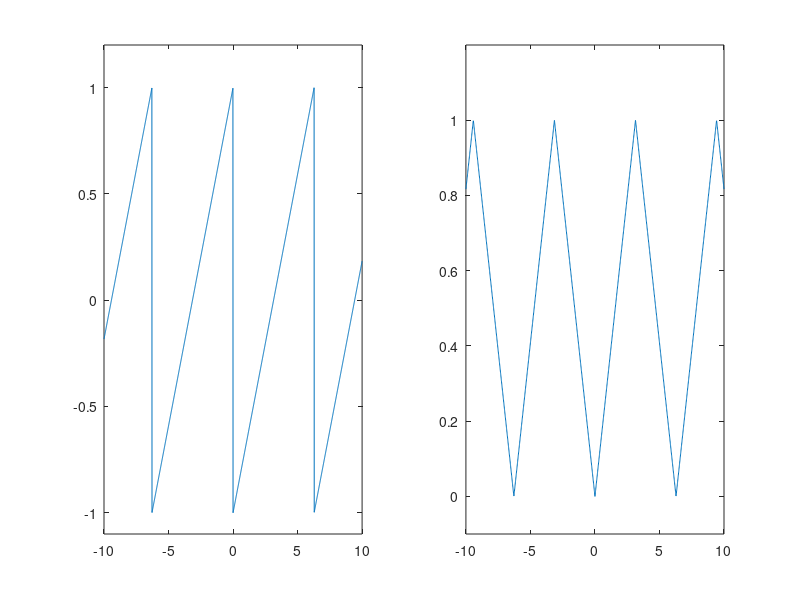

This chart was generated by the following MATLAB code:
clc;
clear;
t=-10:0.01:10;
x1=sawtooth(t);
x2=0.5*(sawtooth(t,0.5)+1);
subplot(1,2,1);
plot(t,x1);
axis([-10,10,-1.1,1.2]);
subplot(1,2,2);
plot(t,x2);
axis([-10,10,-0.1,1.2]);